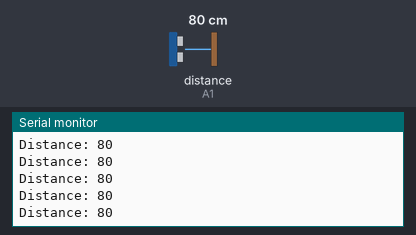
A sketch run on a simulated Arduino Uno, built with avr-gcc and run on an emulated ATmega328P. On the bench: the last lines printed to the serial monitor. Wiring (inferred from the names in the program): ultrasonic range finder: trigger A0; echo A1. The inputs (shaded band) are chosen by the test bench; at power-on: distance to the obstacle (sensor on A1) 80 cm. The echo pulse lasts 58.3 µs per cm.

Above: at 1.2 s.
1.3 s: distance to the obstacle (sensor on A1) set to 2 cm
At 1.48 s:
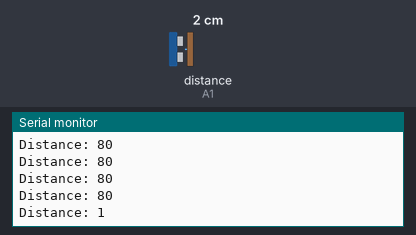
4.3 s: distance to the obstacle (sensor on A1) set to 4 cm
At 4.3 s:
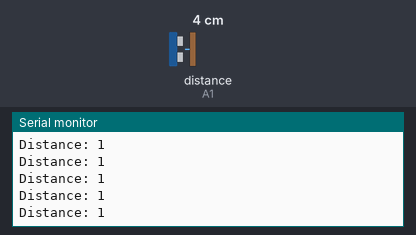
Timing chart, 0 to 7.3 s (numbered marks = the images above; inputs shaded):
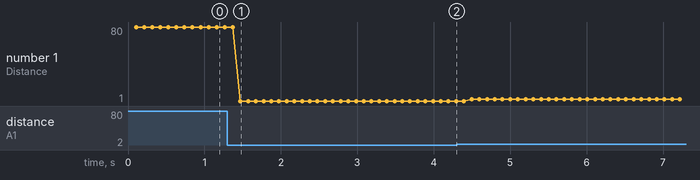

The sketch:

2_Ultrasonic_Test.ino
```cpp
// กำหนด Pin ของ Ultrasonic
#define trig A0
#define echo A1

// กำหนดตัวแปร
long duration, distance;

void setup()
{
  pinMode(trig, OUTPUT);
  pinMode(echo, INPUT);
  Serial.begin(9600);
}

void loop()
{

  // ปล่อยสัญญาณ pulse
  digitalWrite(trig, HIGH);

  // 10 ไมโครวินาที
  delayMicroseconds(10);

  // ปิดการปล่อยสัญญาญ pulse
  digitalWrite(trig, LOW);

  // เปิดช่องรับสัญญาญ
  duration = pulseIn(echo, HIGH);

  // คำนวณระยะทาง
  distance = duration / 58;

  // หน่วงเวลา 100 มิลลิวินาที
  delay(100);

  // แสดงผลระยะทาง
  Serial.print("Distance: ");
  Serial.println(distance);
}
```

Measured:
- after the input at 1.3 s, the serial monitor: prints a new line after 0.17 s (image 1)
- plotted number 1: 80 → 1 after the input at 1.3 s, 1 → 3 after the input at 4.3 s
